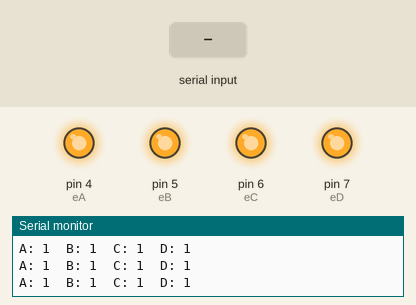
Bench run of a sketch on a simulated Arduino Uno, built with avr-gcc and run on an emulated ATmega328P. Parts: output pins drawn as LEDs (lit = HIGH), the last lines printed to the serial monitor. Inputs (shaded band) come from the test bench.

Above: at 1.2 s.
1.3 s: "e" received over Serial
At 2.5 s:
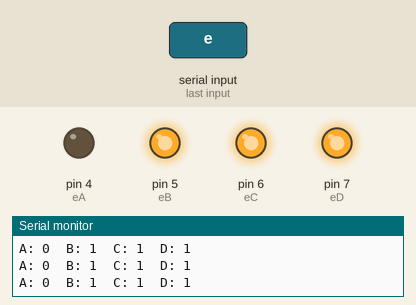
2.8 s: "f" received over Serial
At 3.5 s:
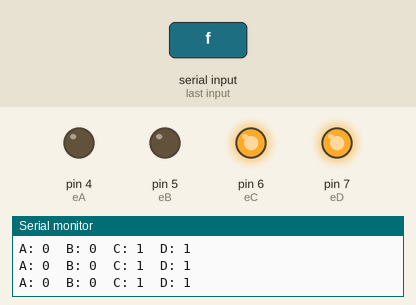
4.3 s: "a" received over Serial
At 4.6 s:
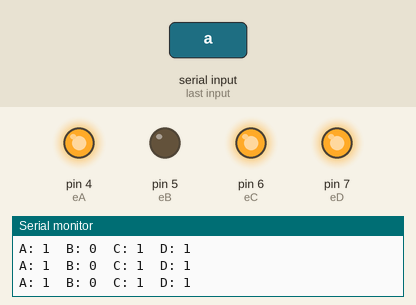
5.8 s: "g" received over Serial
At 6.8 s:
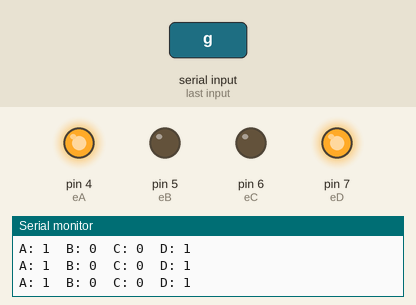
7.3 s: "b" received over Serial
At 7.9 s:
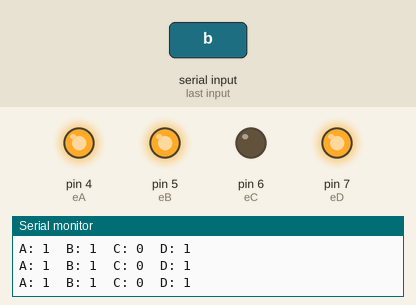
8.8 s: "h" received over Serial
At 10.2 s:
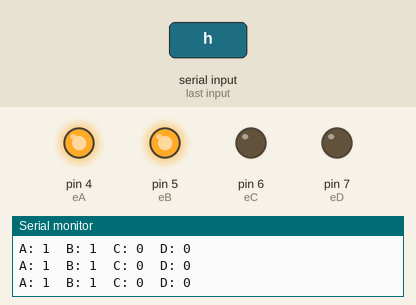
Timing chart, 0 to 11.3 s (numbered marks = the images above; inputs shaded):
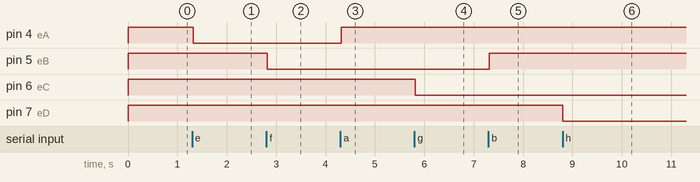

The sketch:

Stars.ino.ino
```cpp
/******************************************
  Title: Caliburn
  Studio: iLYuSha Wakaka & 0escape
  Author: By iLYuSha Wakaka KocmocA
  2016/09/08
*******************************************/
/* Output */
const int eA = 4;
const int eB = 5;
const int eC = 6;
const int eD = 7;

int AA;
int BB;
int CC;
int DD;

char kk;

void setup() {
  Serial.begin(9600);        // Initialize serial communications with the PC
  pinMode(eA, OUTPUT);
  pinMode(eB, OUTPUT);
  pinMode(eC, OUTPUT);
  pinMode(eD, OUTPUT);
  digitalWrite(eA, HIGH);
  digitalWrite(eB, HIGH);
  digitalWrite(eC, HIGH);
  digitalWrite(eD, HIGH);
  Serial.println("EEE 2016/09/08 iLYuSha Wakaka KocmocA");
}

void loop()
{
 kk = Serial.read();
 if(kk == 'a')
   digitalWrite(eA, HIGH);
 else  if(kk == 'b')
   digitalWrite(eB, HIGH);
 else  if(kk == 'c')
   digitalWrite(eC, HIGH);
 else  if(kk == 'd')
   digitalWrite(eD, HIGH);
 else  if(kk == 'e')
   digitalWrite(eA, LOW);
 else  if(kk == 'f')
   digitalWrite(eB, LOW);
 else  if(kk == 'g')
   digitalWrite(eC, LOW);
 else  if(kk == 'h')
   digitalWrite(eD, LOW);

   AA = digitalRead(eA);
BB = digitalRead(eB);
CC = digitalRead(eC);
DD = digitalRead(eD);
   Serial.print("A: ");
   Serial.print(AA);
   Serial.print("  B: ");
   Serial.print(BB);
   Serial.print("  C: ");
   Serial.print(CC);
   Serial.print("  D: ");
    Serial.println(DD);
}
```

Measured:
- after the input at 1.3 s, pin 4 (eA): HIGH → LOW at once
- after the input at 2.8 s, pin 5 (eB): HIGH → LOW at once
- after the input at 4.3 s, pin 4 (eA): LOW → HIGH at once
- after the input at 5.8 s, pin 6 (eC): HIGH → LOW at once
- after the input at 7.3 s, pin 5 (eB): LOW → HIGH at once
- after the input at 8.8 s, pin 7 (eD): HIGH → LOW at once
